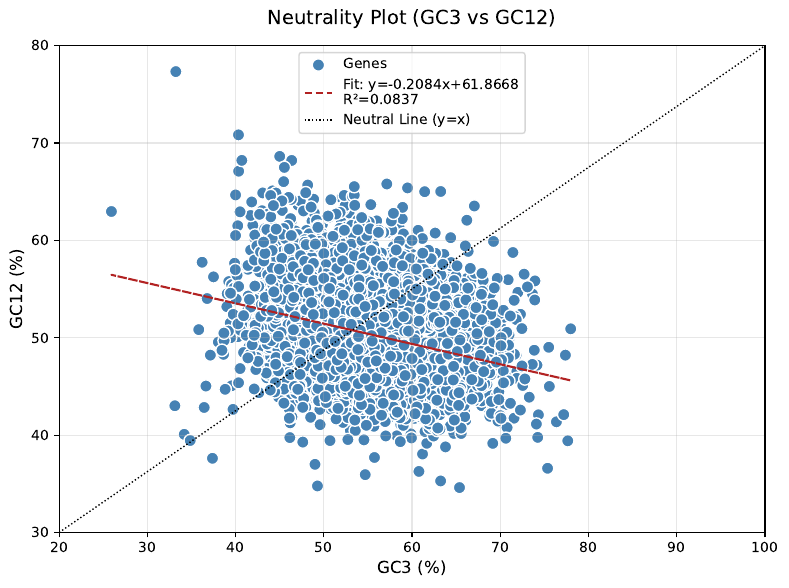

Python code for this plot:
import sys

import pandas as pd
import matplotlib.pyplot as plt
import numpy as np
from scipy import stats
from .GC123 import GC123

def neutrality_plot(GCstat,figname):
    # 生成示例数据
    data = pd.read_csv(GCstat, sep='\t')
    df = pd.DataFrame(data)
    df['GC12'] = (df['GC1'] + df['GC2']) / 2

    # 计算回归线（注意交换变量顺序）
    slope, intercept, r_value, p_value, std_err = stats.linregress(df['GC3'], df['GC12'])
    line = slope * df['GC3'] + intercept

    # 绘制中性图
    plt.figure(figsize=(8, 6))
    plt.scatter(df['GC3'], df['GC12'], c='steelblue', edgecolor='w', s=80, label='Genes')
    plt.plot(df['GC3'], line, '--', color='firebrick',
             label=f'Fit: y={slope:.4f}x+{intercept:.4f}\nR²={r_value**2:.4f}')
    plt.plot([20, 100], [30, 80], 'k:', lw=1, label='Neutral Line (y=x)')

    # 设置坐标轴和标签
    plt.xlabel('GC3 (%)', fontsize=12)
    plt.ylabel('GC12 (%)', fontsize=12)
    plt.title('Neutrality Plot (GC3 vs GC12)', pad=15, fontsize=14)
    plt.legend()
    plt.grid(alpha=0.3)
    plt.xlim(20, 100)
    plt.ylim(30, 80)
    plt.tight_layout()
    # 保存PDF
    plt.savefig(figname,
                format='pdf',
                dpi=300,
                bbox_inches='tight')

def run(cds_input,figname,outputPath,figType = "pdf"):

    out_results = outputPath + "GC123.stat"
    GC123(cds_input, out_results)

    inputstat = out_results
    figname = figname + "." + figType
    neutrality_plot(inputstat, figname)

if __name__ == '__main__':
    if len(sys.argv) != 3:
        print("Usage: python neutrality.py <CDS.fasta> <figname>")
        sys.exit(1)

    cds_input = sys.argv[1]
    out_results = "GC123.stat"
    GC123(cds_input,out_results)

    inputstat = out_results
    figname = sys.argv[2]
    neutrality_plot(inputstat,figname)